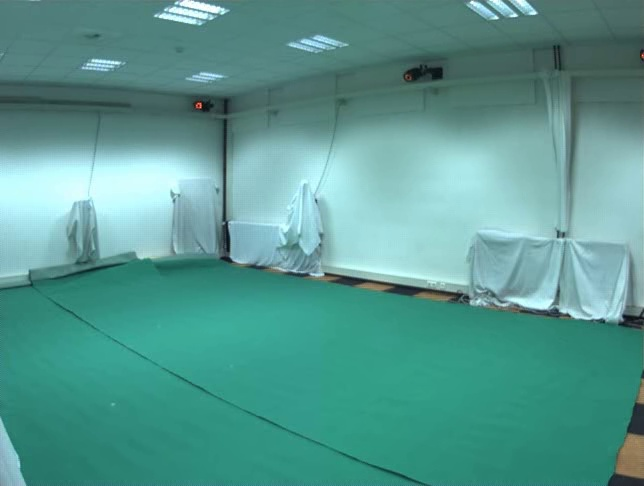
#> input picture data/cam4/background_model.jpg, 644 x 486 px
$ python bbb.py
#> lines starting #> are read from the running program, lines starting #| are printed output that depends on the picture; after the words box and inside, x2 and y2 are one past the last pixel; in counts of white or black regions, pixels touching at a corner belong together
import numpy as np
import cv2 as cv

# Open Video
cap = cv.VideoCapture('data/cam4/video.avi')
# Open background image
medianFrame = cv.imread('data/cam4/background_model.jpg')
#> medianFrame is the input picture: shape (486, 644, 3); mean B, G, R 144.9, 152.7, 87.8
# Convert background to grayscale
hsv_bg = cv.cvtColor(medianFrame, cv.COLOR_BGR2HSV)
#> hsv_bg: shape (486, 644, 3); mean H, S, V 86.7, 113.9, 153.8
# Loop over all frames
while True:
    # Read frame
    ret, frame = cap.read()
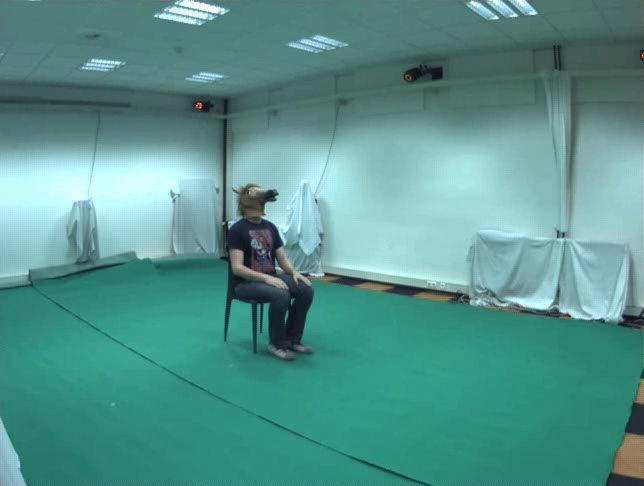
#> input picture frame 42 of data/cam4/video.avi, 644 x 486 px
#> frame is the input picture: shape (486, 644, 3); mean B, G, R 140.9, 148, 86.7
    if frame is None:
        break
    # Convert current frame to HSV
    frame = cv.cvtColor(frame, cv.COLOR_BGR2HSV)
#> frame: shape (486, 644, 3); mean H, S, V 86.7, 111.7, 149.4
    # Calculate absolute difference of current frame and the background frame
    dframe = cv.absdiff(frame, hsv_bg)
#> dframe: shape (486, 644, 3); mean H, S, V 1.5, 4.6, 5.3
    cv.imshow('absdiff', dframe)
    # Blur the image
    img = cv.medianBlur(dframe, 5)
#> img: shape (486, 644, 3); mean H, S, V 1.4, 4.4, 5.1
    cv.imshow('blur', img)
    # Mask out low value and low saturated parts
    lower1 = np.array([0, 5, 5])
    upper1 = np.array([255, 255, 255])
    mask = cv.inRange(img, lower1, upper1)
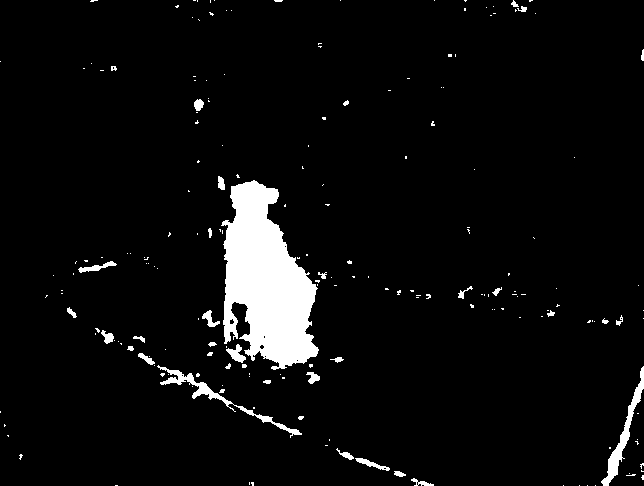
#> mask: shape (486, 644); 5.1% white; 199 white regions (165 under 20 px), largest, box (x1, y1, x2, y2) and area: (221, 180, 319, 370) 11544, (157, 365, 302, 438) 900, (601, 366, 644, 486) 888
    result = cv.bitwise_and(img, img, mask=mask)
#> result: shape (486, 644, 3); mean H, S, V 0.7, 1.7, 3.1
    cv.imshow('mask', result)
    # Convert to grayscale
    grayImage = cv.cvtColor(result, cv.COLOR_BGR2GRAY)
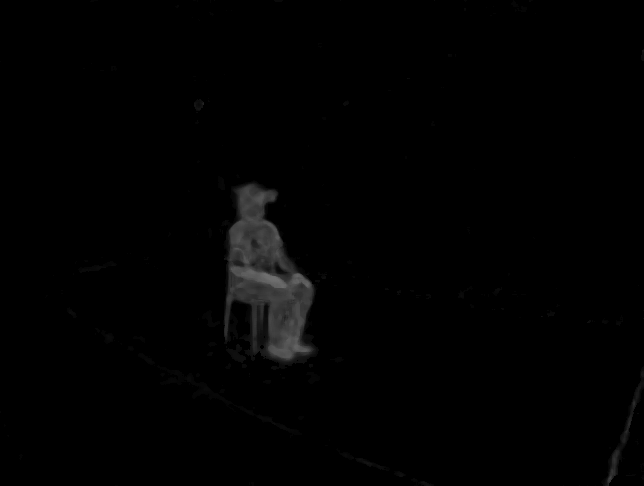
#> grayImage: shape (486, 644); min 0, max 112, mean 2
    cv.imshow('gray', grayImage)
    # Convert to black and white and apply threshold
    (thresh, blackAndWhiteImage) = cv.threshold(grayImage, 30, 255, cv.THRESH_BINARY)
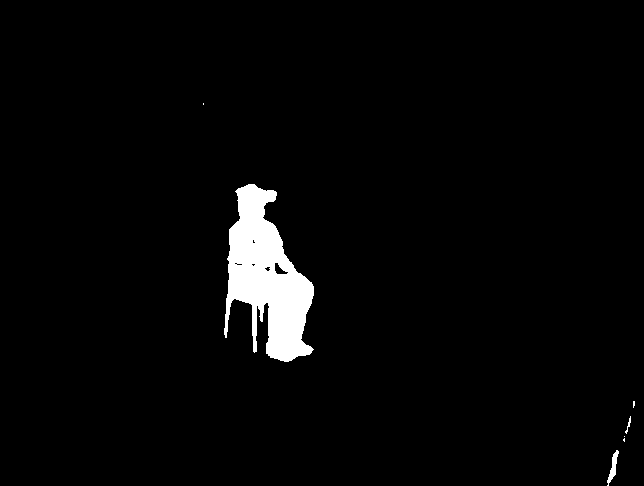
#> blackAndWhiteImage: shape (486, 644); 2.9% white; 7 white regions (4 under 20 px)
    cv.imshow('blacknwhite', blackAndWhiteImage)
    # Find contours and fill all the gaps
    contour, hier = cv.findContours(blackAndWhiteImage, cv.RETR_CCOMP, cv.CHAIN_APPROX_SIMPLE)
#> contour = 13 contours, 10 with area under 20; largest, box (x1, y1, x2, y2) and area: (224, 184, 314, 362) 8654, (607, 450, 619, 486) 124, (274, 262, 289, 275) 89
    for cnt in contour:
        cv.drawContours(blackAndWhiteImage, [cnt], 0, 255, -1)
#> this loop made 13 passes
#> cnt on passes 2, 3, 13: [[624, 438], [623, 439], [623, 440], [624, 441]], [[624, 436]], [[203, 103], [203, 104]]
#> blackAndWhiteImage: shape (486, 644); 2.9% white; 7 white regions (4 under 20 px), largest, box (x1, y1, x2, y2) and area: (224, 184, 314, 362) 8982, (607, 450, 619, 486) 161, (625, 416, 631, 434) 33
    cv.imshow('contours', blackAndWhiteImage)

    # ----------------------------------------------------------------------------
    nb_blobs, im_with_separated_blobs, stats, _ = cv.connectedComponentsWithStats(blackAndWhiteImage)
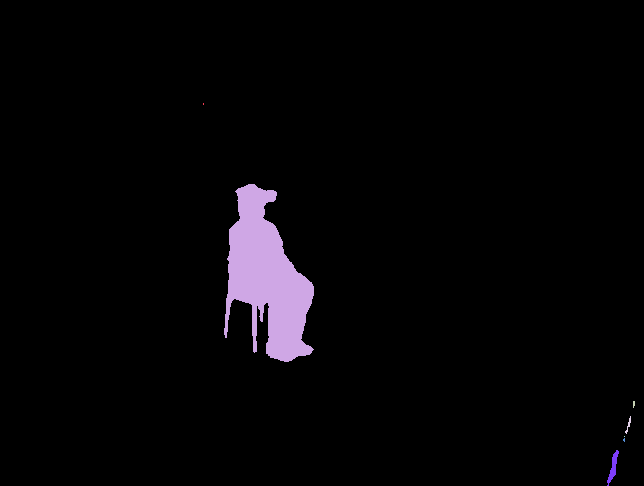
#> im_with_separated_blobs: shape (486, 644) int32; 8 distinct labels, from 0 to 7; one colour per label, 0 black
#> nb_blobs = 8; stats = [[0, 0, 644, 486, 303787], [203, 103, 1, 2, 2], [224, 184, 90, 178, 8982], [633, 401, 2, 7, 12], [625, 416, 6, 18, 33], [624, 436, 1, 1, 1], [623, 438, 2, 4, 6], [607, 450, 12, 36, 161]]
    # stats (and the silenced output centroids) gives some information about the blobs. See the docs for more information.
    # here, we're interested only in the size of the blobs, contained in the last column of stats.
    sizes = stats[:, -1]
#> sizes = [303787, 2, 8982, 12, 33, 1, 6, 161]
    # the following lines result in taking out the background which is also considered a component, which I find for most applications to not be the expected output.
    # you may also keep the results as they are by commenting out the following lines. You'll have to update the ranges in the for loop below.
    sizes = sizes[1:]
#> sizes = [2, 8982, 12, 33, 1, 6, 161]
    nb_blobs -= 1
#> nb_blobs = 7

    # minimum size of particles we want to keep (number of pixels).
    # here, it's a fixed value, but you can set it as you want, eg the mean of the sizes or whatever.
    min_size = 5000

    # output image with only the kept components
    im_result = np.zeros(blackAndWhiteImage.shape)
    # for every component in the image, keep it only if it's above min_size
    for blob in range(nb_blobs):
        if sizes[blob] >= min_size:
            # see description of im_with_separated_blobs above
            im_result[im_with_separated_blobs == blob + 1] = 255
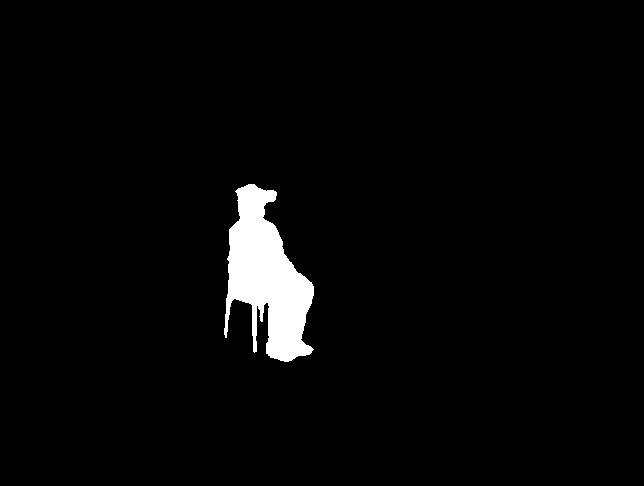
#> im_result: shape (486, 644) float64; 2.9% white; 1 white region, box (x1, y1, x2, y2) and area: (224, 184, 314, 362) 8982
    cv.imshow('removed', im_result)
    # -------------------------------------------------------------------------------------------

    cv.waitKey(20)

cv.waitKey(0)
# Release video object
cap.release()
cv.imwrite('data/cam4/foreground.jpg', im_result)
# Destroy all windows
cv.destroyAllWindows()
